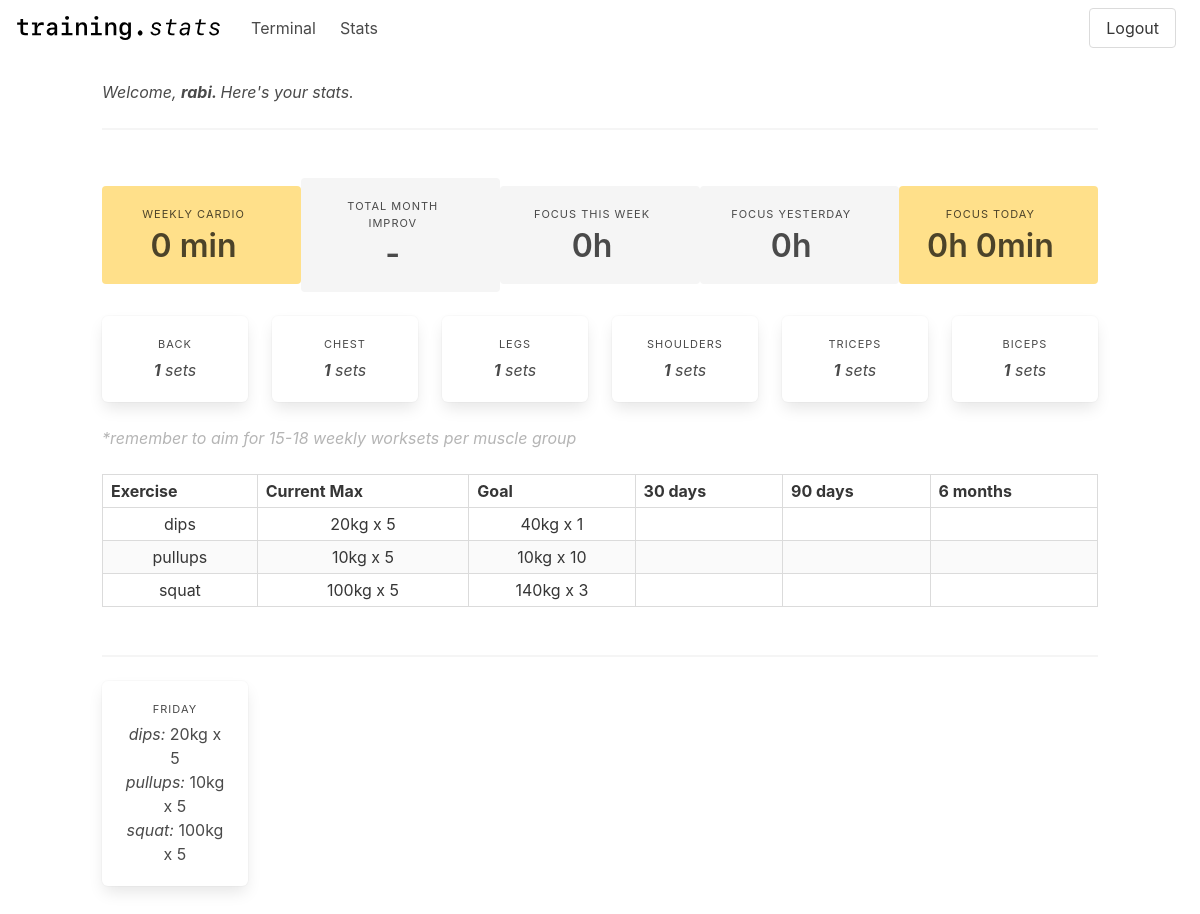
The app's page /stats (signed in) with its own data.
### website/models.py (models this page shows, shortened)
class User(db.Model, UserMixin):
    __tablename__ = 'user'
    id = db.Column(db.Integer, primary_key=True)
    username = db.Column(db.String(100), unique=True)
    email = db.Column(db.String(150), unique=True)
    password = db.Column(db.String(150))
    weight = db.Column(db.Integer)
    exercise = db.relationship('Exercise')
    cardio = db.relationship('Cardio')
    fitnessGoal = db.relationship('FitnessGoal')
    other = db.relationship('other')

class FitnessGoal(db.Model):
    __tablename__ = 'fitnessgoal'
    id = db.Column(db.Integer(), primary_key=True)
    name = db.Column(db.String(20))
    reps = db.Column(db.Integer)
    weight = db.Column(db.Integer)
    user_id = db.Column(db.Integer, db.ForeignKey('user.id')) #user minuscolo nonostante sia User

class Exercise(db.Model):
    __tablename__ = 'exercise'
    id = db.Column(db.Integer(), primary_key=True)
    name = db.Column(db.String(20))
    reps = db.Column(db.Integer)
    weight = db.Column(db.Integer)
    date = db.Column(db.DateTime(timezone=True), default=func.now())
    '''----------------------------------- Associamo Exercise a User tramite la FOREIGN KEY'''
    '''---------------------------- La FK fa riferimento ad una colonna di un altra tabella'''
    user_id = db.Column(db.Integer, db.ForeignKey('user.id')) #user minuscolo nonostante sia User
    '''--------------------------- in questo caso si tratta di una ONE to MANY relationship'''
    '''---------------------------------------------- User è il parent, Exercise è il child'''
    def weekWorkouts():
        day = datetime.today().weekday()
        past_date = pastDate(day).date()
        print(past_date)
        exs = Exercise.query.filter(
            Exercise.user_id == current_user.id
        ).filter(
            Exercise.date > past_date
            ).all()
        print(exs)
        ex_by_day = {}
        for ex in exs:
            weekday = toWeekDay(ex.date.weekday())
            ex_by_day[weekday] = []
        for ex in exs:
            weekday = toWeekDay(ex.date.weekday())
            ex_by_day[weekday].append(ex)
        print (ex_by_day)
        return ex_by_day

### website/views.py (the view)
@views.route('/stats')
@login_required
def stats():
    return render_template(
        'stats.html', user = current_user,
        muscleGroups = weekly_ex_per_group(),
        weeklyCardio = Cardio.weeklyCardio(),
        dailyFocus = other.dailyFocus(),
        yesterdayFocus = other.focusYesterday(),
        weeklyFocus = other.focusWeekly(),
        strengthStats = strengthStats(),
        weekWorkouts = Exercise.weekWorkouts()
        )

### website/models.py (called while the page is built)
def pastDate(days):
    past_date = datetime.now() - timedelta(days=days)
    return past_date

def toWeekDay(num):
    days = {
        0 : 'monday',
        1 : 'tuesday',
        2 : 'wednesday',
        3 : 'thursday',
        4 : 'friday',
        5 : 'saturday',
        6 : 'sunday'
    }
    return days[num]

    def weeklyCardio():
        weeklyCardio = 0
        past_date = pastDate(7)
        cardioSessions = Cardio.query.filter(
            Cardio.date > past_date
        ).filter(
            Cardio.user_id == current_user.id
        )
        for session in cardioSessions:
            weeklyCardio += session.duration
        return weeklyCardio

    def dailyFocus():
        userId = current_user.id
        dailyFocus = 0
        focusSessions = other.query.filter(
            other.name == 'focus'
        ).filter(
            other.user_id == userId
        ).filter(
            other.date > date.today()
        ).all()
        for session in focusSessions:
            dailyFocus += session.duration
        hours = dailyFocus // 60
        minutes = dailyFocus % 60
        return [hours, minutes]

    def focusYesterday():
        userId = current_user.id
        dailyFocus = 0
        focusSessions = other.query.filter(
            other.name == 'focus'
        ).filter(
            other.user_id == userId
        ).filter(
            other.date == pastDate(1)
        ).all()
        for session in focusSessions:
            dailyFocus += session.duration
        hours = dailyFocus // 60
        minutes = dailyFocus % 60
        return [hours, minutes]

    def focusWeekly():
        userId = current_user.id
        days = 7
        totalFocus = 0
        focusSessions = other.query.filter(
            other.name == 'focus'
        ).filter(
            other.user_id == userId
        ).filter(
            other.date > pastDate(7)
        ).all()
        for session in focusSessions:
            totalFocus += session.duration
        hours = totalFocus // 60
        minutes = totalFocus % 60
        return [hours, minutes]

### website/stats.py (called while the page is built)
def pastDate(days):
    past_date = datetime.now() - timedelta(days=days)
    return past_date

def allExercisesTimeFrame(days, userId):
    pastdate = pastDate(days)
    currentDate = date.today()
    exList = Exercise.query.filter(
            Exercise.date > pastdate
        ).filter(
            Exercise.user_id == userId
        ).all()
    return exList

### website/templates/stats.html (shortened to what this page needs)
{% extends 'base2.html' %}
{% block content %}
<div class="columns is-mobile">
  <div class="column is-10 is-offset-1"> <br>
    <i>
      Welcome, <b> {{user.username}}. </b>Here's your stats.</i> <hr>
    <br>
    <nav class="level">
      <div class="tile">
        {% if weeklyCardio < 60 %} <article class="tile is-child notification is-warning">
          {% elif weeklyCardio >= 120 %}
          <article class="tile is-child notification is-info">
            {% endif %}
            <div class="level-item has-text-centered">
              <div>
                <p class="heading">weekly cardio</p>
                <p class="title">{{weeklyCardio}} min</p>
              </div>
            </div>
          </article>
      </div>
      <div class="tile">
        <article class="tile is-child notification ">
          <div class="level-item has-text-centered">
            <div>
              <p class="heading">total month improv</p>
              <p class="title"> - </p>
            </div>
          </div>
        </article>
      </div>
      <div class="tile">
        <article class="tile is-child notification ">
          <div class="level-item has-text-centered">
            <div>
              <p class="heading">Focus this week</p>
              <p class="title">{{weeklyFocus[0]}}h</p>
            </div>
          </div>
        </article>
      </div>
      <div class="tile">
        <article class="tile is-child notification ">
          <div class="level-item has-text-centered">
            <div>
              <p class="heading">focus yesterday</p>
              <p class="title">{{yesterdayFocus[0]}}h</p>
            </div>
          </div>
        </article>
      </div>
      <div class="tile">
        {% if dailyFocus[0] >= 3 %}
        <article class="tile is-child notification is-info">
          {% elif dailyFocus[0] >= 5 %}
          <article class="tile is-child notification is-primary">
            {% elif dailyFocus[0] < 3 %} <article class="tile is-child notification is-warning">
              {% endif %}
              <div class="level-item has-text-centered">
                <div>
                  <p class="heading">focus today</p>
                  <p class="title">{{dailyFocus[0]}}h {{dailyFocus[1]}}min</p>
                </div>
              </div>
          </article>
      </div>
  </div>
  </nav> <br>
</div>
<div class="columns is-mobile">
  <div class="column is-10 is-offset-1">
    <section class="info-tiles">
      <div class="tile is-ancestor has-text-centered">
        <div class="tile is-parent is-2">
          <div class="tile is-child box">
            <div class="level-item has-text-centered">
              <div>
                <p class="heading">back</p>
                <i> <b> {{muscleGroups['back']}}</b> sets</i>
              </div>
            </div>
          </div>
        </div>
        <div class="tile is-parent is-2">
          <div class="tile is-child box">
            <div class="level-item has-text-centered">
              <div>
                <p class="heading">chest</p>
                <i> <b> {{muscleGroups['chest']}}</b> sets</i>
              </div>
            </div>
          </div>
        </div>
        <div class="tile is-parent is-2">
          <div class="tile is-child box">
            <div class="level-item has-text-centered">
              <div>
                <p class="heading">legs</p>
                <i> <b> {{muscleGroups['legs']}}</b> sets</i>
              </div>
            </div>
          </div>
        </div>
        <div class="tile is-parent is-2">
          <div class="tile is-child box">
            <div class="level-item has-text-centered">
              <div>
                <p class="heading">shoulders</p>
                <i> <b> {{muscleGroups['shoulders']}}</b> sets</i>
              </div>
            </div>
          </div>
        </div>
        <div class="tile is-parent is-2">
          <div class="tile is-child box">
            <div class="level-item has-text-centered">
              <div>
                <p class="heading">triceps</p>
                <i> <b> {{muscleGroups['triceps']}}</b> sets</i>
              </div>
            </div>
          </div>
        </div>
        <div class="tile is-parent is-2">
          <div class="tile is-child box">
            <div class="level-item has-text-centered">
              <div>
                <p class="heading">biceps</p>
                <i> <b> {{muscleGroups['back']}}</b> sets</i>
              </div>
            </div>
          </div>
        </div>
      </div>
    </section><br><i> <text class="has-text-grey-light">*remember to aim for 15-18 weekly worksets per muscle group</text></i>
  </div>
</div>
<div class="columns is-mobile">
  <div class="column is-10 is-offset-1">
    <div class="level-item has-text-centered">
      <table class="table is-bordered is-striped is-narrow is-hoverable is-fullwidth">
        <thead>
          <tr>
            <th> Exercise </th>
            <th> Current Max </th>
            <th> Goal </th>
            <th> 30 days </th>
            <th> 90 days </th>
            <th> 6 months </th>
          </tr>
        </thead>
        <tbody>
          {% for exercise in strengthStats %}
          <tr>
            <td>{{exercise}}</td>
            <td> {% if (strengthStats[exercise]['goalMax'][0] and strengthStats[exercise]['goalMax'][1]) or (strengthStats[exercise]['goalMax'][0] == 0 and strengthStats[exercise]['goalMax'][1]) %}
              {{strengthStats[exercise]['currentMax'][0]}}kg x {{strengthStats[exercise]['currentMax'][1]}}</td>
            {% endif %}
            <td> {% if (strengthStats[exercise]['goalMax'][0] and strengthStats[exercise]['goalMax'][1]) or (strengthStats[exercise]['goalMax'][0] == 0 and strengthStats[exercise]['goalMax'][1])%}
              {{strengthStats[exercise]['goalMax'][0]}}kg x {{strengthStats[exercise]['goalMax'][1]}}</td>
            {% endif %}
            <td>
            <td>
            <td>
          </tr>
          {% endfor %}
        </tbody>
      </table>
    </div>
  </div>
</div>
<div class="columns is-mobile">
  <div class="column is-10 is-offset-1">
    <hr>
    <section class="info-tiles">
      <div class="tile is-ancestor has-text-centered">
        {% if weekWorkouts %}
        {% for day in weekWorkouts %}
        <div class="tile is-parent is-2">
          <div class="tile is-child box">
            <div class="level-item has-text-centered">
              <div>
                <p class="heading">{{day}}</p>
                <b></b> {% for ex in weekWorkouts[day] %}
                           <i> {{ex.name}}: </i> {{ex.weight}}kg x {{ex.reps}}<br>
                            {% endfor %}
              </div>
            </div>
          </div>
        </div>
        {% endfor %}
        {% endif %}
      </div>
    </section><br>
  </div>
</div>
{% endblock %}

### website/templates/base2.html (shortened to what this page needs)
<!DOCTYPE html>
<html>
  <head>
    <link rel="stylesheet" href="https://cdn.jsdelivr.net/npm/bulma@0.9.4/css/bulma.min.css">
  </head>
  <body>
<nav class="navbar is-transparent">
  <div class="navbar-brand">
    <a class="navbar-item" href="/stats">
      <img src="/static/logo.svg" alt="Bulma: a modern CSS framework based on Flexbox" >
    </a>
  </div>
  <div id="navbarExampleTransparentExample" class="navbar-menu">
    <div class="navbar-start" >
      <a class="navbar-item" href="/">
        Terminal
      </a>
        <a class="navbar-item" href="/stats">
          Stats
        </a>
      </div>
    </div>
    <div class="navbar-end">
      <div class="navbar-item">
        <div class="field is-grouped">
          <p class="control">
            <a class="bd-tw-button button" href="/logout">
              <span>
                Logout
              </span>
            </a>
          </p>
        </div>
      </div>
    </div>
</nav>
{% block content %}   {% endblock %}
  </body>
</html>

### records on screen
User: username "rabi"
FitnessGoal: name "dips", name "20", name "5", name "40", name "1"
FitnessGoal: name "pullups", name "10", name "5"
FitnessGoal: name "squat", name "100", name "5", name "140", name "3"
Exercise: name "dips", weight "20", reps "5"
Exercise: name "pullups", weight "10", reps "5"
Exercise: name "squat", weight "100", reps "5"

### other values on screen
{{ weeklyCardio }} "0"
{{ weeklyFocus[0] }} "0"
{{ yesterdayFocus[0] }} "0"
{{ dailyFocus[0] }} "0"
{{ dailyFocus[1] }} "0"
{{ muscleGroups['back'] }} "1"
{{ muscleGroups['chest'] }} "1"
{{ muscleGroups['legs'] }} "1"
{{ muscleGroups['shoulders'] }} "1"
{{ muscleGroups['triceps'] }} "1"
{{ day }} "FRIDAY"
